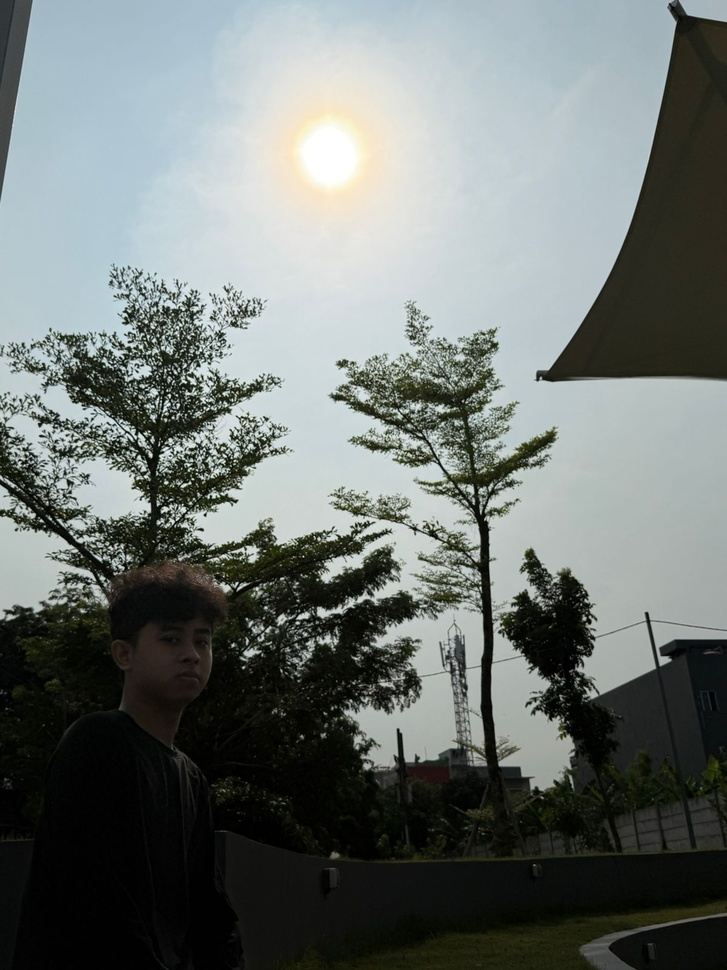
#> input picture SOAL 2 - OPERASI PIXEL/202431005_Muhammad Hafizh Wijdan_Operasi Pixel.jpg, 727 x 970 px, shrunk from 1200 x 1600 before the run
$ jupyter execute 'Operasi Pixel.ipynb'
#> lines starting #> are read from the running program, lines starting #| are printed output that depends on the picture
### OPERASI PIXEL

[cell 1]
import cv2
import numpy as np
import matplotlib.pyplot as plt

### Membaca Data & Gambar 1 (Asli)

[cell 2]
img = cv2.imread("202431005_Muhammad Hafizh Wijdan_Operasi Pixel.jpg")
#> img is the input picture: shape (970, 727, 3); mean B, G, R 114.2, 116.8, 110.6
[baris, kolom] = img.shape[:2]
#> baris = 970; kolom = 727
rgb = cv2.cvtColor(img, cv2.COLOR_BGR2RGB)

# Tampilkan Gambar 1 (Asli) dan Histogram
fig, axs = plt.subplots(1, 2, figsize=(15, 5))
axs[0].imshow(rgb)
axs[0].set_title("Gambar 1: Asli (RGB)")
axs[1].hist(rgb.ravel(), bins=256, range=[0, 256], color='blue')
axs[1].set_title("Histogram Gambar Asli")
plt.show()
#> figure, not shown here; panel 2: tallest bar 56222 high, from x = 1 to 2

### Gambar 2: Konversi Grayscale

[cell 3]
gray = np.zeros((baris, kolom), dtype=np.uint8)

for x in range(baris):
    for y in range(kolom):
        r = rgb[x, y, 0]
        g = rgb[x, y, 1]
        b = rgb[x, y, 2]
        # Rumus luminance standar
        f = 0.299 * r + 0.587 * g + 0.114 * b
        gray[x, y] = int(f)

cv2.imwrite("Gambar_2_Grayscale.jpg", gray)

fig, axs = plt.subplots(1, 2, figsize=(15, 5))
axs[0].imshow(gray, cmap='gray')
axs[0].set_title("Gambar 2: Grayscale")
axs[1].hist(gray.ravel(), bins=256, range=[0, 256], color='gray')
axs[1].set_title("Histogram Grayscale")
plt.show()
#> figure, not shown here; panel 2: tallest bar 18280 high, from x = 0 to 1

### Gambar 3: Operasi Kecerahan (Beta)

[cell 4]
beta = 60
citra_cerah = np.zeros((baris, kolom), dtype=np.float64)

for x in range(baris):
    for y in range(kolom):
        # PENTING: Cast ke float untuk menghindari overflow sebelum np.clip
        gyx = float(gray[x, y]) + beta
        citra_cerah[x, y] = gyx

citra_cerah = np.clip(citra_cerah, 0, 255).astype(np.uint8)
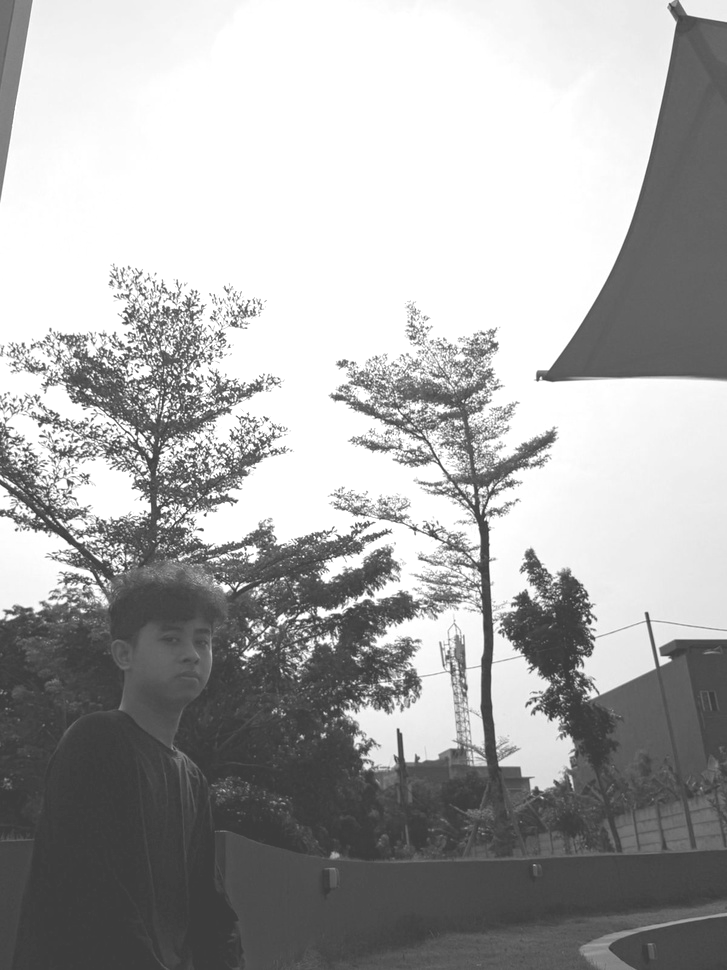
#> citra_cerah: shape (970, 727); min 60, max 255, mean 169.7

cv2.imwrite("Gambar_3_Kecerahan.jpg", citra_cerah)

fig, axs = plt.subplots(1, 2, figsize=(15, 5))
axs[0].imshow(citra_cerah, cmap='gray')
axs[0].set_title(f"Gambar 3: Kecerahan (Beta={beta})")
axs[1].hist(citra_cerah.ravel(), bins=256, range=[0, 256], color='gray')
axs[1].set_title("Histogram Kecerahan")
plt.show()
#> figure, not shown here; panel 2: tallest bar 200272 high, from x = 255 to 256

### Gambar 4: Operasi Kontras (Alpha)

[cell 5]
alpha = 1.4
citra_kontras = np.zeros((baris, kolom), dtype=np.float64)

for x in range(baris):
    for y in range(kolom):
        gyx = float(gray[x, y]) * alpha
        citra_kontras[x, y] = gyx

citra_kontras = np.clip(citra_kontras, 0, 255).astype(np.uint8)
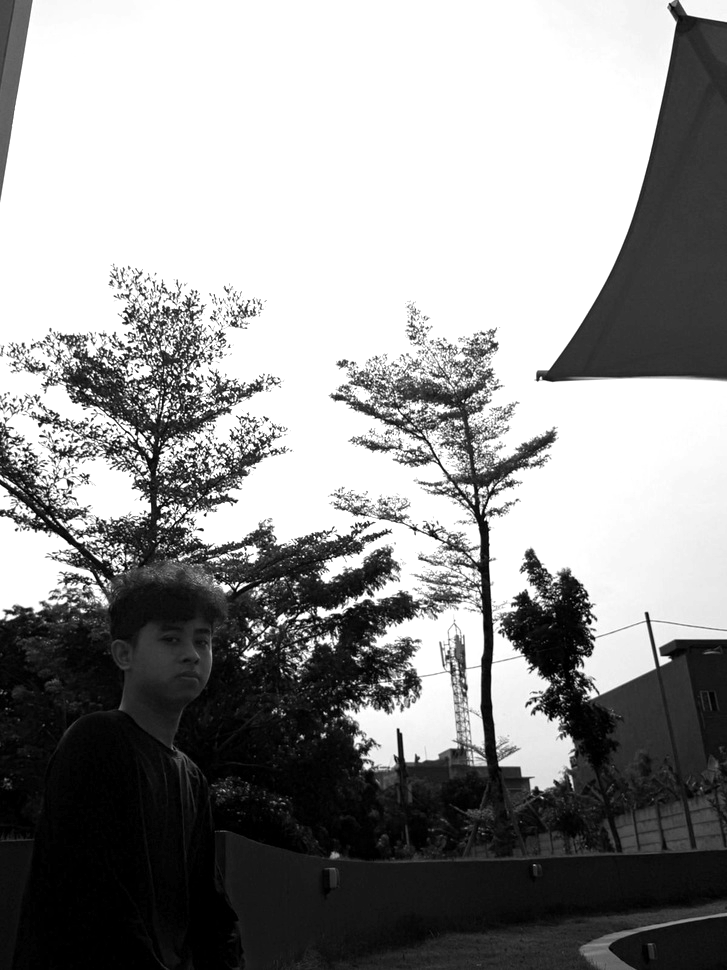
#> citra_kontras: shape (970, 727); min 0, max 255, mean 147.1

cv2.imwrite("Gambar_4_Kontras.jpg", citra_kontras)

fig, axs = plt.subplots(1, 2, figsize=(15, 5))
axs[0].imshow(citra_kontras, cmap='gray')
axs[0].set_title(f"Gambar 4: Kontras (Alpha={alpha})")
axs[1].hist(citra_kontras.ravel(), bins=256, range=[0, 256], color='gray')
axs[1].set_title("Histogram Kontras")
plt.show()
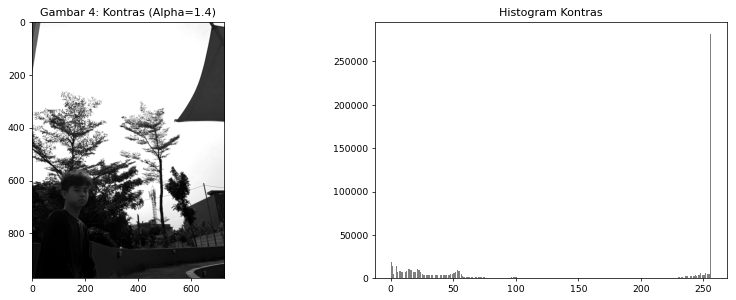
#> figure drawn by matplotlib, 2 panels; panel 2: tallest bar 281642 high, from x = 255 to 256

### Gambar 5: Operasi Gabungan (Meningkatkan Kontras Gelap, Mengurangi Kontras Terang)

[cell 6]
citra_gabungan = np.zeros((baris, kolom), dtype=np.float64)

for x in range(baris):
    for y in range(kolom):
        f = float(gray[x, y])

        if f < 128:
            # Area gelap (profil): Alpha besar, Beta besar
            gyx = f * 1.5 + 40
        else:
            # Area terang (langit): Alpha kecil (kurangi kontras), Beta disesuaikan agar nyambung
            gyx = f * 0.5 + 100

        citra_gabungan[x, y] = gyx
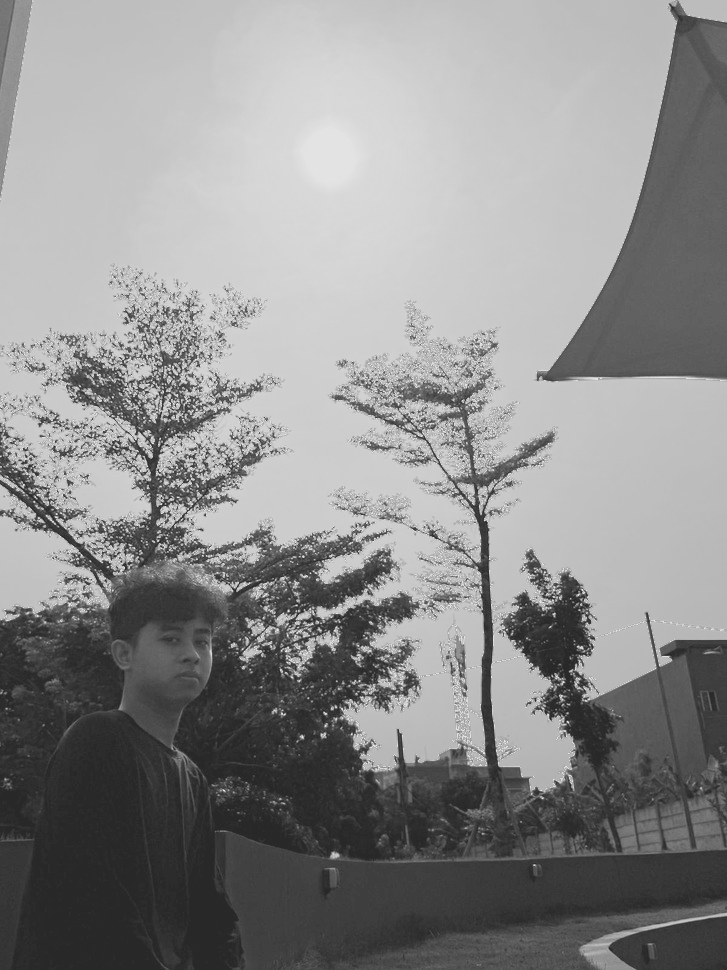
#> citra_gabungan: shape (970, 727) float64; min 40, max 230.5, mean 141.2

citra_gabungan = np.clip(citra_gabungan, 0, 255).astype(np.uint8)

cv2.imwrite("Gambar_5_Gabungan.jpg", citra_gabungan)

fig, axs = plt.subplots(1, 2, figsize=(15, 5))
axs[0].imshow(citra_gabungan, cmap='gray')
axs[0].set_title("Gambar 5: Gabungan (Logika Piecewise)")
axs[1].hist(citra_gabungan.ravel(), bins=256, range=[0, 256], color='gray')
axs[1].set_title("Histogram Gabungan")
plt.show()
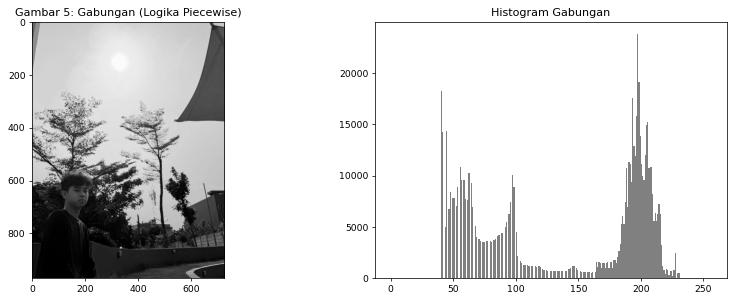
#> figure drawn by matplotlib, 2 panels; panel 2: tallest bar 23791 high, from x = 197 to 198

[cell 7]
# Menyimpan Setiap Histogram secara terpisah

# 1. Histogram Gambar Asli
fig_h1 = plt.figure(figsize=(8, 6))
plt.hist(rgb.ravel(), bins=256, range=[0, 256], color='blue')
plt.title("Histogram Gambar Asli")
plt.savefig("Histogram_Gambar_Asli.jpg")
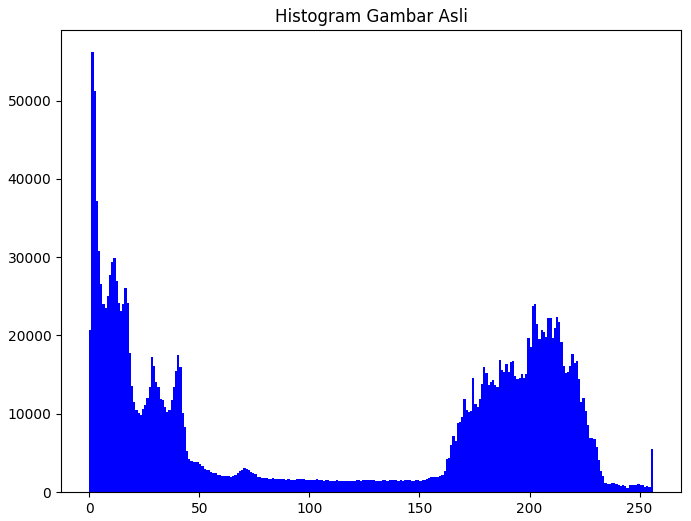
#> figure drawn by matplotlib, 1 panel; tallest bar 56222 high, from x = 1 to 2
plt.close(fig_h1)

# 2. Histogram Grayscale
fig_h2 = plt.figure(figsize=(8, 6))
plt.hist(gray.ravel(), bins=256, range=[0, 256], color='gray')
plt.title("Histogram Grayscale")
plt.savefig("Histogram_Grayscale.jpg")
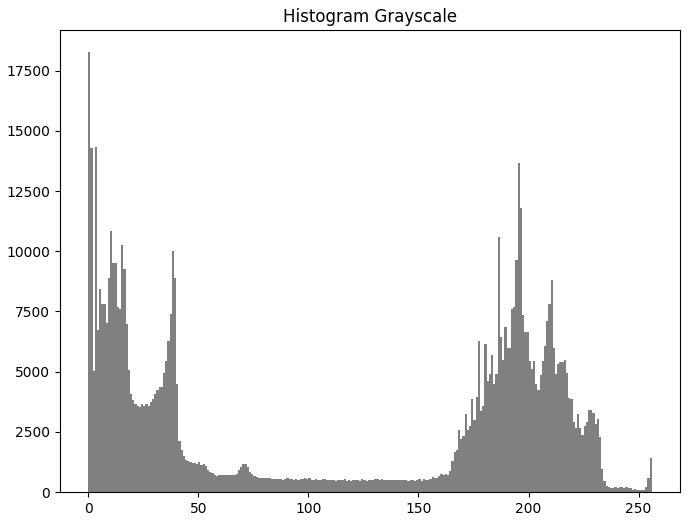
#> figure drawn by matplotlib, 1 panel; tallest bar 18280 high, from x = 0 to 1
plt.close(fig_h2)

# 3. Histogram Kecerahan
fig_h3 = plt.figure(figsize=(8, 6))
plt.hist(citra_cerah.ravel(), bins=256, range=[0, 256], color='gray')
plt.title("Histogram Kecerahan")
plt.savefig("Histogram_Kecerahan.jpg")
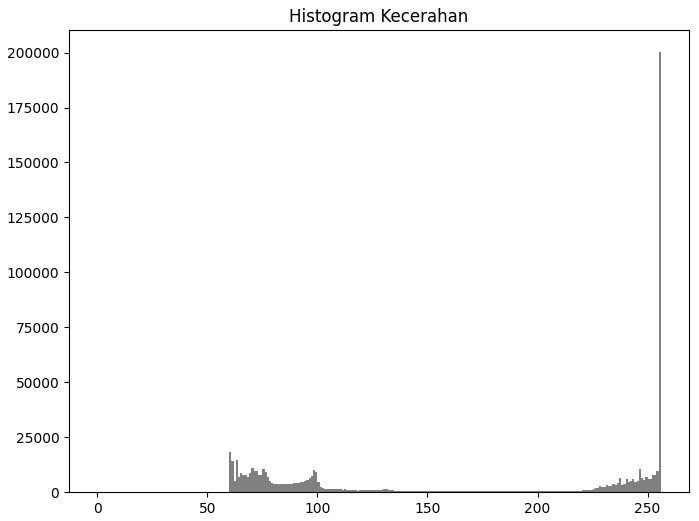
#> figure drawn by matplotlib, 1 panel; tallest bar 200272 high, from x = 255 to 256
plt.close(fig_h3)

# 4. Histogram Kontras
fig_h4 = plt.figure(figsize=(8, 6))
plt.hist(citra_kontras.ravel(), bins=256, range=[0, 256], color='gray')
plt.title("Histogram Kontras")
plt.savefig("Histogram_Kontras.jpg")
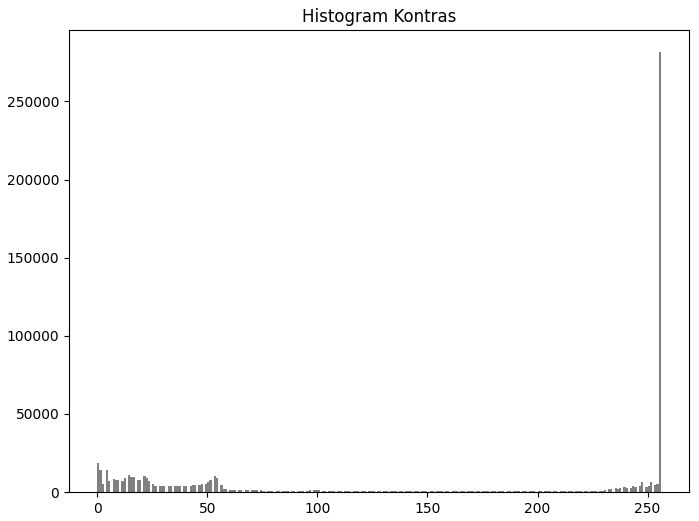
#> figure drawn by matplotlib, 1 panel; tallest bar 281642 high, from x = 255 to 256
plt.close(fig_h4)

# 5. Histogram Gabungan
fig_h5 = plt.figure(figsize=(8, 6))
plt.hist(citra_gabungan.ravel(), bins=256, range=[0, 256], color='gray')
plt.title("Histogram Gabungan")
plt.savefig("Histogram_Gabungan.jpg")
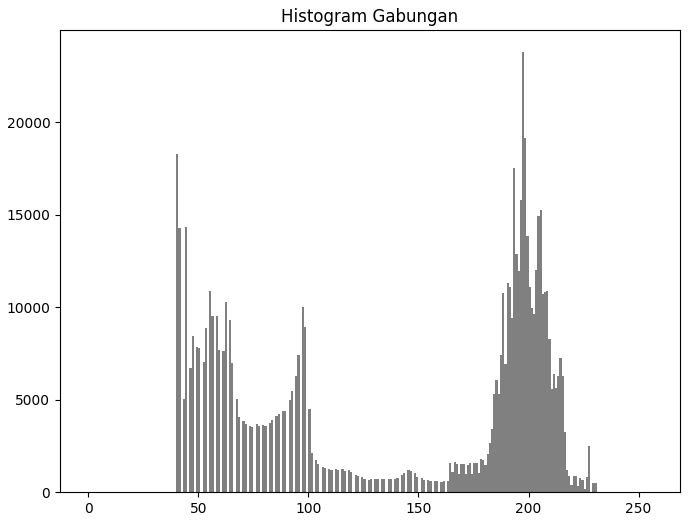
#> figure drawn by matplotlib, 1 panel; tallest bar 23791 high, from x = 197 to 198
plt.close(fig_h5)

print("Semua histogram berhasil disimpan secara individual!")

$ run again, with SOAL 2 - OPERASI PIXEL/Gambar_4_Kontras.jpg copied over SOAL 2 - OPERASI PIXEL/202431005_Muhammad Hafizh Wijdan_Operasi Pixel.jpg
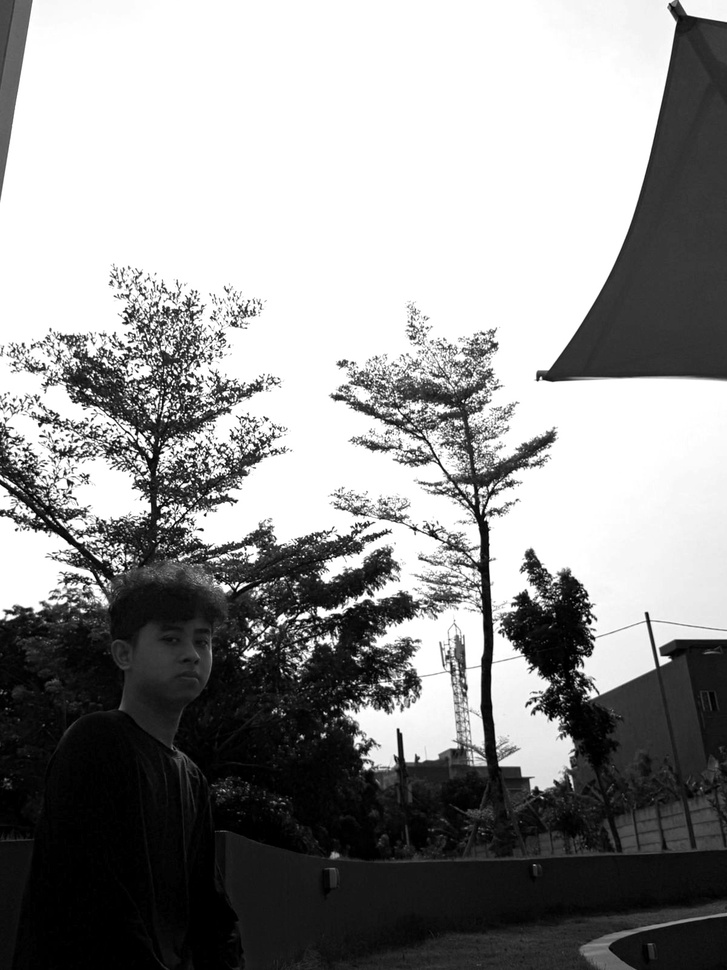
#> input picture SOAL 2 - OPERASI PIXEL/Gambar_4_Kontras.jpg, 727 x 970 px, shrunk from 1200 x 1600 before the run
#> img is the input picture: shape (970, 727, 3); min 0, max 255, mean 146.9
#> after the loop `for x in range(baris):`:
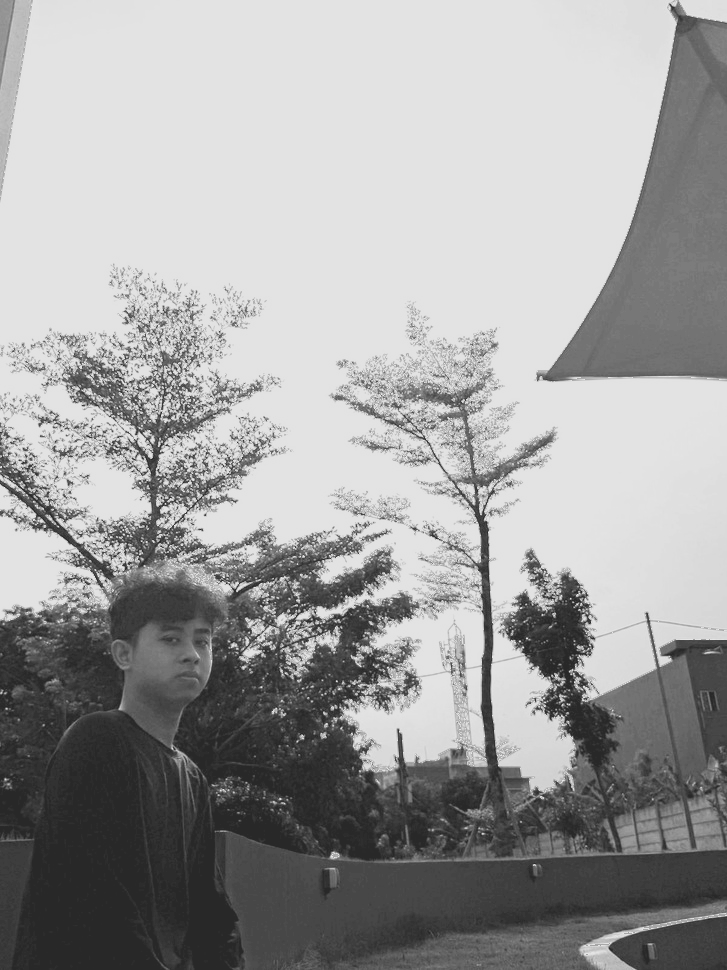
#> citra_gabungan: shape (970, 727) float64; min 40, max 230.5, mean 160.2
#> `plt.savefig("Histogram_Gabungan.jpg")`:
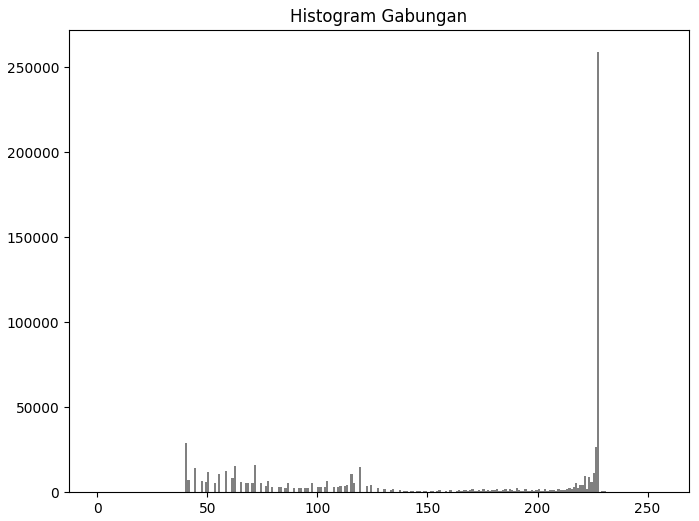
#> figure drawn by matplotlib, 1 panel; tallest bar 258885 high, from x = 227 to 228
